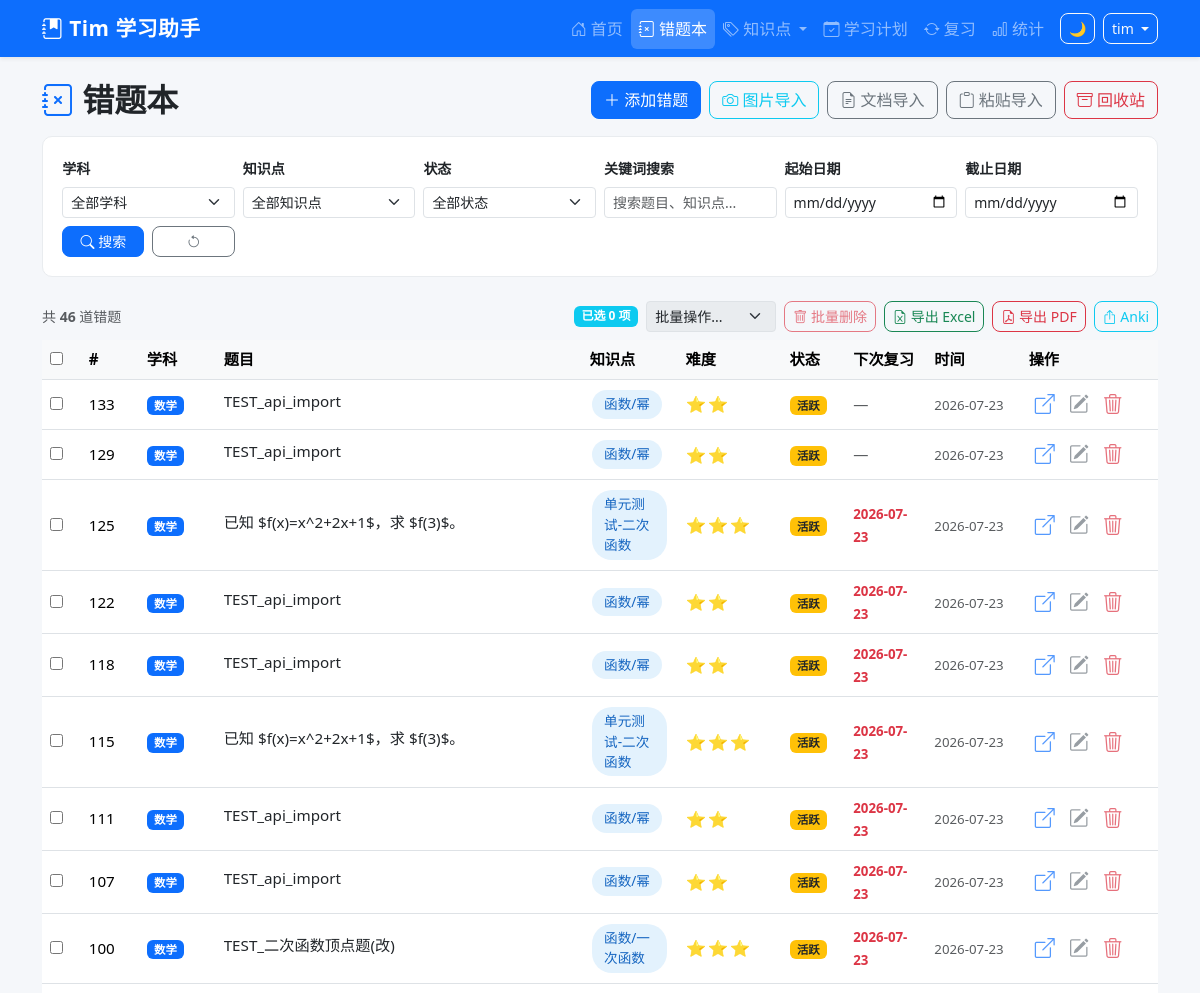
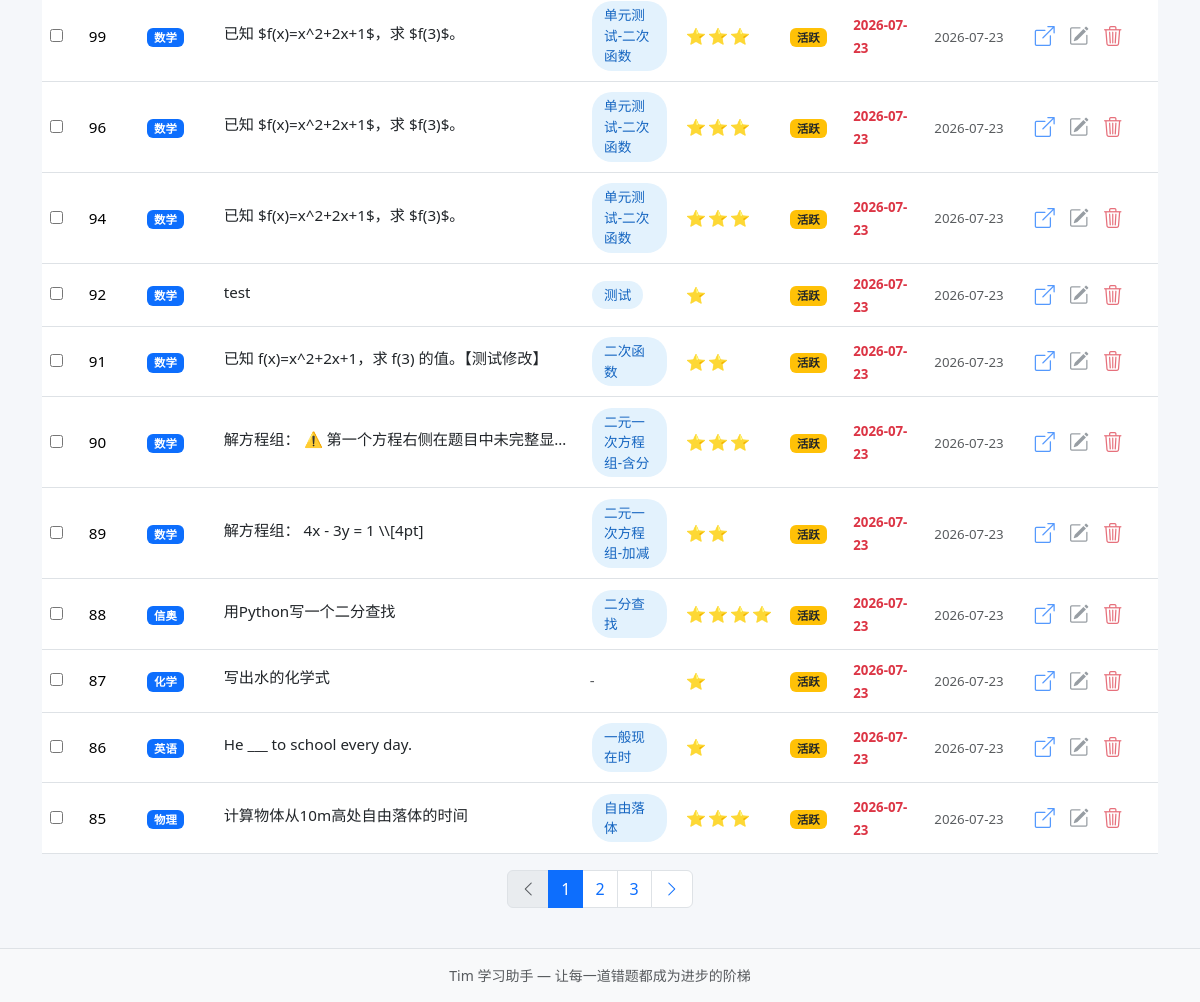
Page /questions (signed in) on the earlier database version (2 pictures, top to bottom).
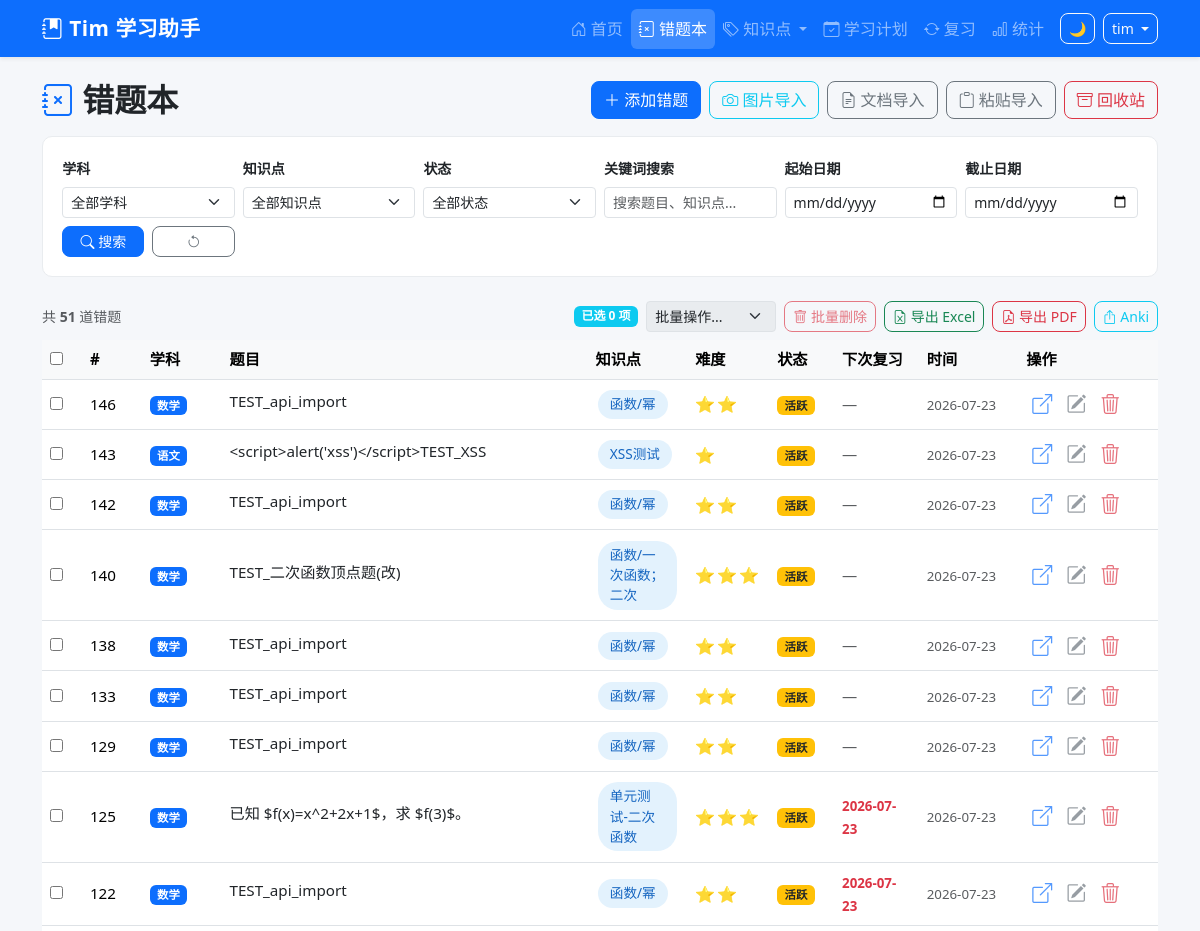
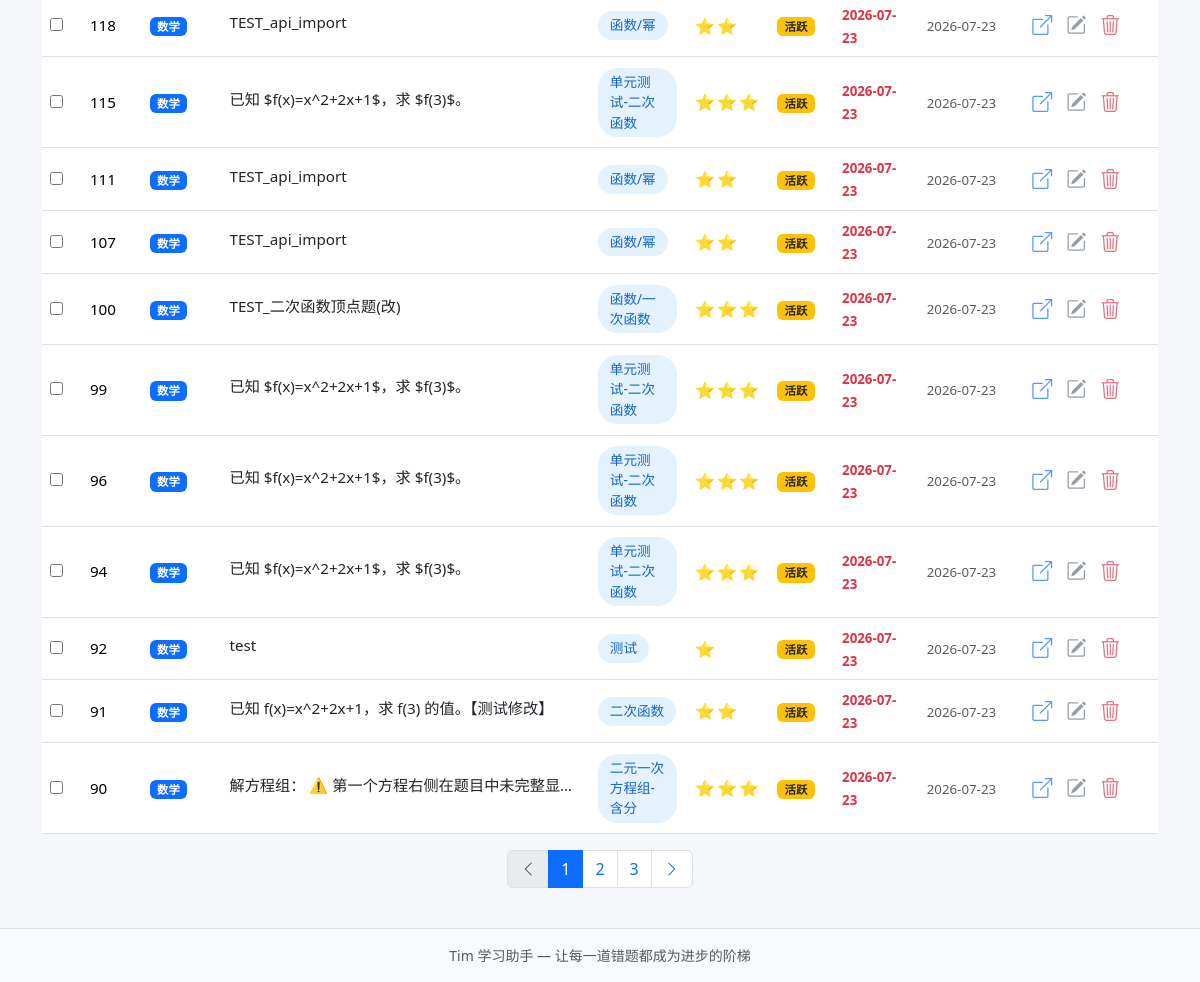
Same page on the later database version (2 pictures, top to bottom).
### tables this page shows
CREATE TABLE mistake_records (
            id INTEGER PRIMARY KEY AUTOINCREMENT,
            uuid TEXT NOT NULL,
            sys_platform TEXT NOT NULL DEFAULT 'web',
            bstudio_create_time TIMESTAMP DEFAULT CURRENT_TIMESTAMP,
            xueke TEXT NOT NULL,
            timu TEXT NOT NULL,
            xueshengdaan TEXT DEFAULT '',
            zhengquedaan TEXT DEFAULT '',
            cuowufenxi TEXT DEFAULT '',
            zhishidian TEXT DEFAULT '',
            difficulty INTEGER DEFAULT 1,
            review_count INTEGER DEFAULT 0,
            last_review_at TIMESTAMP,
            next_review_at TIMESTAMP,
            review_stage INTEGER DEFAULT 0,
            review_algorithm TEXT DEFAULT 'sm2',
            status TEXT DEFAULT 'active',
            updated_at TIMESTAMP DEFAULT CURRENT_TIMESTAMP
        , voice_data TEXT DEFAULT '');

### app.py (the view)
@app.route('/questions',)
@login_required
def question_list():
    page = request.args.get('page', 1, type=int)
    xueke_filter = request.args.get('xueke', '')
    zhishidian_filter = request.args.get('zhishidian', '')
    status_filter = request.args.get('status', '')
    keyword = request.args.get('keyword', '')
    date_from = request.args.get('date_from', '')
    date_to = request.args.get('date_to', '')
    where_clauses = ['1=1']
    params = []
    if xueke_filter:
        where_clauses.append('xueke = ?',)
        params.append(xueke_filter)
    if zhishidian_filter:
        where_clauses.append('zhishidian = ?',)
        params.append(zhishidian_filter)
    if status_filter:
        where_clauses.append('status = ?',)
        params.append(status_filter)
    if keyword:
        where_clauses.append('(timu LIKE ? OR zhishidian LIKE ? OR cuowufenxi LIKE ?)',)
        kw = '%' + keyword + '%'
        params.extend([kw, kw, kw])
    if date_from:
        where_clauses.append("bstudio_create_time >= ? || ' 00:00:00'")
        params.append(date_from)
    if date_to:
        where_clauses.append("bstudio_create_time <= ? || ' 23:59:59'")
        params.append(date_to)
    where_sql = ' AND '.join(where_clauses)
    total = query_db(
        f'SELECT COUNT(*) as cnt FROM mistake_records WHERE {where_sql}',
        params, one=True
    )['cnt']
    offset = (page - 1) * Config.PAGE_SIZE
    questions = query_db(
        f'''SELECT * FROM mistake_records WHERE {where_sql}
            ORDER BY bstudio_create_time DESC
            LIMIT ? OFFSET ?''',
        params + [Config.PAGE_SIZE, offset]
    )
    total_pages = max(1, (total + Config.PAGE_SIZE - 1) // Config.PAGE_SIZE)
    questions = rows_to_dicts(questions)
    for q in questions:
        q['timu_plain'] = strip_latex(q['timu'])
    knowledge_points = get_knowledge_points()
    resp = make_response(render_template('question_list.html',
        questions=questions,
        page=page,
        total_pages=total_pages,
        total=total,
        xueke_filter=xueke_filter,
        zhishidian_filter=zhishidian_filter,
        status_filter=status_filter,
        keyword=keyword,
        date_from=date_from,
        date_to=date_to,
        knowledge_points=knowledge_points,
        subjects=Config.get_subjects(),
        status_options=Config.STATUS_OPTIONS,
        today_str=date.today().isoformat(),
    ))
    return set_uuid_cookie(resp, g.user_uuid)

### app.py (called while the page is built, shortened)
@app.after_request
def add_security_headers(resp):
    resp.headers['X-Frame-Options'] = 'DENY'
    resp.headers['X-Content-Type-Options'] = 'nosniff'
    resp.headers['Referrer-Policy'] = 'strict-origin-when-cross-origin'
    return resp

@app.before_request
def csrf_check():
    if 'csrf_token' not in session:
        session['csrf_token'] = str(uuid_mod.uuid4())
    if request.method in ('GET', 'HEAD', 'OPTIONS'):
        return

def login_required(f):
    @wraps(f)
    def decorated(*a, **kw):
        if 'user_id' not in session:
            return redirect(url_for('login', next=request.path))
        return f(*a, **kw)
    return decorated

@app.before_request
def before_request():
    g.user_uuid = get_or_create_uuid()
    g.username = session.get('username', '')

def get_knowledge_points():
    return query_db(
        "SELECT DISTINCT zhishidian FROM mistake_records WHERE zhishidian != '' ORDER BY zhishidian", ())

### database.py (called while the page is built)
def get_db():
    conn = sqlite3.connect(Config.DATABASE_PATH, timeout=5)
    conn.row_factory = sqlite3.Row
    conn.execute("PRAGMA foreign_keys = ON")
    conn.execute("PRAGMA journal_mode = WAL")
    return conn

### templates/question_list.html (shortened to what the changed rows need)
{% extends "base.html" %}
{% block content %}
<div class="d-flex justify-content-between align-items-center mb-3">
    <h2 class="fw-bold mb-0"><i class="bi bi-journal-x text-primary"></i> 错题本</h2>
</div>
<div class="d-flex justify-content-between align-items-center mb-2">
    <small class="text-muted">共 <strong id="total-count">{{ total }}</strong> 道错题</small>
</div>
{% if questions %}
<div class="table-responsive">
    <table class="table table-hover align-middle">
        <thead>
            <tr>
                <th style="width: 40px;">
                    <input type="checkbox" id="select-all" title="全选本页" style="display:none;">
                </th>
                <th style="width: 60px;">#</th>
                <th style="width: 80px;">学科</th>
                <th>题目</th>
                <th style="width: 100px;">知识点</th>
                <th style="width: 70px;">难度</th>
                <th style="width: 65px;">状态</th>
                <th style="width: 85px;">下次复习</th>
                <th style="width: 100px;">时间</th>
                <th style="width: 140px;">操作</th>
            </tr>
        </thead>
        <tbody>
            {% for q in questions %}
            <tr>
                <td><input type="checkbox" class="row-select" value="{{ q['id'] }}" aria-label="选择此题"></td>
                <td>{{ q['id'] }}</td>
                <td><span class="badge bg-primary">{{ q['xueke'] }}</span></td>
                <td>
                    <a href="{{ url_for('question_detail', question_id=q['id']) }}" class="text-decoration-none text-dark">
                        <span class="text-truncate d-inline-block" style="max-width: 350px;">
                            {{ q.get('timu_plain', q['timu'][:60]) }}
                        </span>
                    </a>
                </td>
                <td>
                    {% if q['zhishidian'] %}
                    <span class="knowledge-badge">{{ q['zhishidian'][:10] }}</span>
                    {% else %}
                    <span class="text-muted">-</span>
                    {% endif %}
                </td>
                <td>
                    <span class="difficulty-stars">{{ '⭐' * q['difficulty'] }}</span>
                </td>
                <td>
                    {% if q['status'] == 'active' %}
                    <span class="badge bg-warning text-dark">活跃</span>
                    {% elif q['status'] == 'mastered' %}
                    <span class="badge bg-success">已掌握</span>
                    {% else %}
                    <span class="badge bg-secondary">已归档</span>
                    {% endif %}
                </td>
                <td>
                    {% if q['next_review_at'] %}
                    <small {% if q['next_review_at'][:10] <= today_str %}class="text-danger fw-bold"{% else %}class="text-muted"{% endif %}>
                        {{ q['next_review_at'][:10] }}
                    </small>
                    {% else %}
                    <span class="text-muted">—</span>
                    {% endif %}
                </td>
                <td><small class="text-muted">{{ q['bstudio_create_time'][:10] }}</small></td>
                <td>
                    <div class="action-btns">
                        <a href="{{ url_for('question_detail', question_id=q['id']) }}" class="btn btn-link text-primary p-1" title="查看">
                            <i class="bi bi-box-arrow-up-right"></i>
                        </a>
                        <a href="{{ url_for('edit_question', question_id=q['id']) }}" class="btn btn-link text-secondary p-1" title="编辑">
                            <i class="bi bi-pencil-square"></i>
                        </a>
                        <form method="POST" action="{{ url_for('delete_question', question_id=q['id']) }}" class="d-inline">
                            <button type="submit" class="btn btn-link text-danger p-1" title="删除"
                                    data-confirm="确定要删除这道错题吗？">
                                <i class="bi bi-trash3"></i>
                            </button>
                        </form>
                    </div>
                </td>
            </tr>
            {% endfor %}
        </tbody>
    </table>
</div>
{% if total_pages > 1 %}
<nav>
    <ul class="pagination justify-content-center">
        {% for p in range(1, total_pages + 1) %}
            {% if p == 1 or p == total_pages or (p >= page - 2 and p <= page + 2) %}
            <li class="page-item {% if p == page %}active{% endif %}">
                <a class="page-link" href="{{ url_for('question_list', page=p, xueke=xueke_filter, zhishidian=zhishidian_filter, status=status_filter, keyword=keyword) }}">{{ p }}</a>
            </li>
            {% elif p == page - 3 or p == page + 3 %}
            <li class="page-item disabled"><span class="page-link">...</span></li>
            {% endif %}
        {% endfor %}
    </ul>
</nav>
{% endif %}
{% endif %}
{% endblock %}

Differences in the rows shown:
no longer on this page (row unchanged): mistake_records: id "89", xueke "数学", get "解方程组： 4x - 3y = 1 \\\\[4pt]", zhishidian "二元一次方程组-加减", difficulty "⭐⭐", status "活跃", next_review_at "2026-07-23", bstudio_create_time "2026-07-23"
no longer on this page (row unchanged): mistake_records: id "88", xueke "信奥", get "用Python写一个二分查找", zhishidian "二分查找", difficulty "⭐⭐⭐⭐", status "活跃", next_review_at "2026-07-23", bstudio_create_time "2026-07-23"
no longer on this page (row unchanged): mistake_records: id "87", xueke "化学", get "写出水的化学式", difficulty "⭐", status "活跃", next_review_at "2026-07-23", bstudio_create_time "2026-07-23"
no longer on this page (row unchanged): mistake_records: id "86", xueke "英语", get "He ___ to school every day.", zhishidian "一般现在时", difficulty "⭐", status "活跃", next_review_at "2026-07-23", bstudio_create_time "2026-07-23"
no longer on this page (row unchanged): mistake_records: id "85", xueke "物理", get "计算物体从10m高处自由落体的时间", zhishidian "自由落体", difficulty "⭐⭐⭐", status "活跃", next_review_at "2026-07-23", bstudio_create_time "2026-07-23"
added mistake_records: id "146", xueke "数学", get "TEST_api_import", zhishidian "函数/幂", difficulty "⭐⭐", status "活跃", bstudio_create_time "2026-07-23"
added mistake_records: id "143", xueke "语文", get "<script>alert('xss')</script>TEST_XSS", zhishidian "XSS测试", difficulty "⭐", status "活跃", bstudio_create_time "2026-07-23"
added mistake_records: id "142", xueke "数学", get "TEST_api_import", zhishidian "函数/幂", difficulty "⭐⭐", status "活跃", bstudio_create_time "2026-07-23"
added mistake_records: id "140", xueke "数学", get "TEST_二次函数顶点题(改)", zhishidian "函数/一次函数；二次", difficulty "⭐⭐⭐", status "活跃", bstudio_create_time "2026-07-23"
added mistake_records: id "138", xueke "数学", get "TEST_api_import", zhishidian "函数/幂", difficulty "⭐⭐", status "活跃", bstudio_create_time "2026-07-23"
Other differences:
{{ total }}: "46" → "51"
